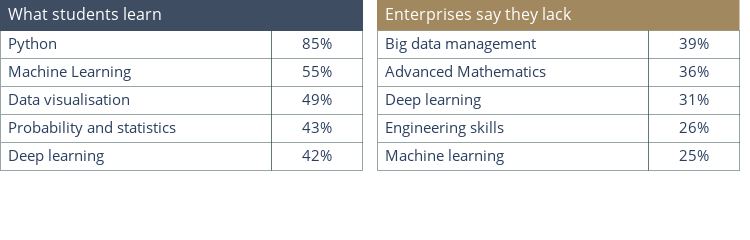

Notebook cell for this chart:
### Markdown cell above
## <div class="subsection_title">3.1 The Skills Gap</div>
<a id='skillsgap'></a>
A lot of enterprises express that their recruits fresh out of their degree courses often lack certain fundamentals to seamlessly fit into the workplace. This may be attributed to their universities not prioritising certain key skills or perhaps due to the lack of initiative taken by the students in learning by themselves. In [Anaconda's State of Data Science Report 2020](https://www.anaconda.com/state-of-data-science-2020), respondents working in industry backgrounds were asked what were some of the essential skills that their newer recruits lacked. On the other side of things, students were even asked what they chose to study in preparation for their work.
<div class="sidenote">
    Source: Anaconda's State of DS Report 2020 - 
    <span style="font-style: italic;"> The Skills Gap
    </span>
</div>

### Code cell
# Creating plotly tables with Anaconda data.
trace1 = go.Table(
            columnwidth = [3,1],
            header = dict(values=['What students learn'],                        
                        line_color= primary_blue3,
                        fill_color= primary_blue3,
                        font_color= "white",
                        font_size = 16,
                        height = 30,
                        align='left'),
            cells = dict(values=[["Python", "Machine Learning", "Data visualisation", "Probability and statistics","Deep learning"], # 1st column
                               ["85%", "55%", "49%", "43%", "42%"]], # 2nd column
                        line_color='darkslategray',
                        line_width=0.5,
                        fill_color='white',
                        font_size = 15,
                        height = 28,
                       align=['left','center'])
        )

trace2 = go.Table(
            columnwidth = [3,1],
            header = dict(values=['Enterprises say they lack'],                        
                        line_color= f1,
                        line_width=0.5,
                        fill_color= f1,
                        font_color= "white",
                        font_size = 16,
                        height = 30,
                        align='left'),
            cells = dict(values=[["Big data management", "Advanced Mathematics", "Deep learning", "Engineering skills","Machine learning"], # 1st column
                               ["39%", "36%", "31%", "26%", "25%"]], # 2nd column
                        line_color='darkslategray',
                        line_width=0.5,
                        fill_color='white',
                        font_size = 15,
                        height = 28,
                       align=['left','center'])
        )

layout = dict(
            margin = dict(t=0,b=0,l=0,r=10),
            width = 750,
            height= 180
        )

fig = subplots.make_subplots(
                            rows=1, cols=2, shared_yaxes=True,
                            specs=[[{"type": "table"},{"type": "table"}]],
                            horizontal_spacing = 0.02
                            )
fig.add_trace(trace1,row=1,col=1)
fig.add_trace(trace2,row=1,col=2)

fig['layout'].update(layout)
iplot(fig)

### Figure 1 — Plotly figure (JSON) as saved in the notebook; plotly's stock layout.template omitted (floating-point values rounded to 4 significant figures)
{"data": [{"cells": {"align": ["left", "center"], "fill": {"color": "white"}, "font": {"size": 15}, "height": 28, "line": {"color": "darkslategray", "width": 0.5}, "values": [["Python", "Machine Learning", "Data visualisation", "Probability and statistics", "Deep learning"], ["85%", "55%", "49%", "43%", "42%"]]}, "columnwidth": [3, 1], "domain": {"x": [0, 0.49], "y": [0, 1]}, "header": {"align": "left", "fill": {"color": "#3f4d63"}, "font": {"color": "white", "size": 16}, "height": 30, "line": {"color": "#3f4d63"}, "values": ["What students learn"]}, "type": "table"}, {"cells": {"align": ["left", "center"], "fill": {"color": "white"}, "font": {"size": 15}, "height": 28, "line": {"color": "darkslategray", "width": 0.5}, "values": [["Big data management", "Advanced Mathematics", "Deep learning", "Engineering skills", "Machine learning"], ["39%", "36%", "31%", "26%", "25%"]]}, "columnwidth": [3, 1], "domain": {"x": [0.51, 1], "y": [0, 1]}, "header": {"align": "left", "fill": {"color": "#a2885e"}, "font": {"color": "white", "size": 16}, "height": 30, "line": {"color": "#a2885e", "width": 0.5}, "values": ["Enterprises say they lack"]}, "type": "table"}], "layout": {"height": 180, "margin": {"b": 0, "l": 0, "r": 10, "t": 0}, "width": 750}}
